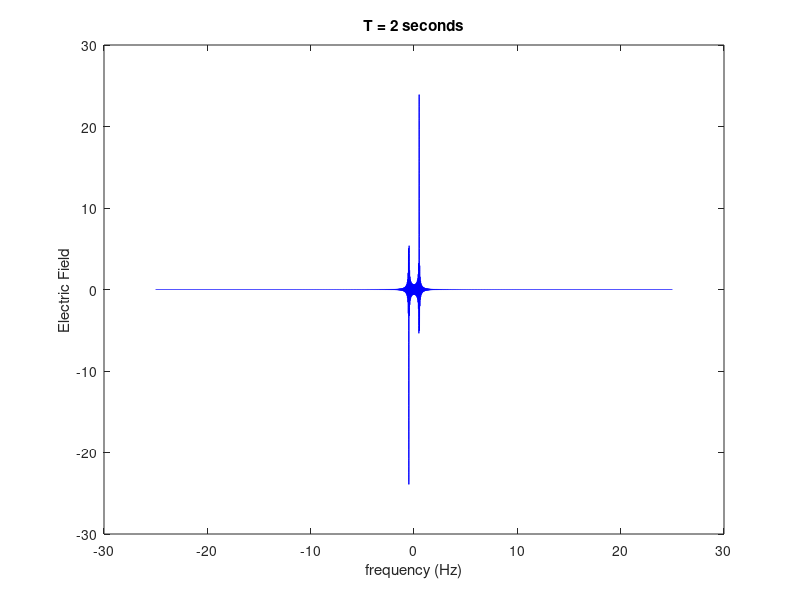

Here is the MATLAB script that generated this plot:
clear

T = 2;
f0 = 1/T;
N = 24;

fDom = -24.999:0.001:25;
for f2=1:1:50000
    f = (f2-25000)/1000;
    E(f2) = (0.5*T*N*sin(N*pi*T*(f-f0)))/(pi*T*N*(f-f0)) - (0.5*T*N*sin(N*pi*T*(f+f0)))/(pi*N*T*(f+f0));
end

plot(fDom, E, 'b-')
xlabel('frequency (Hz)')
ylabel('Electric Field')
title(sprintf('T = %.0f seconds' , T))